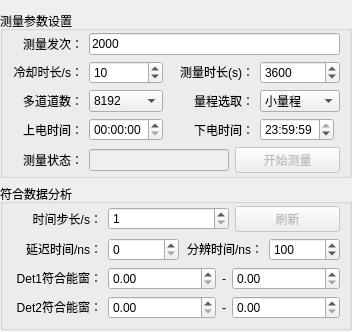
              <widget class="QWidget" name="tab_4">
               <attribute name="title">
                <string> 自动测量</string>
               </attribute>
               <layout class="QGridLayout" name="gridLayout_3">
                <property name="leftMargin">
                 <number>0</number>
                </property>
                <property name="rightMargin">
                 <number>0</number>
                </property>
                <property name="bottomMargin">
                 <number>2</number>
                </property>
                <item row="1" column="0">
                 <widget class="QGroupBox" name="groupBox_4">
                  <property name="enabled">
                   <bool>true</bool>
                  </property>
                  <property name="sizePolicy">
                   <sizepolicy hsizetype="Preferred" vsizetype="Fixed">
                    <horstretch>0</horstretch>
                    <verstretch>0</verstretch>
                   </sizepolicy>
                  </property>
                  <property name="title">
                   <string>符合数据分析</string>
                  </property>
                  <layout class="QGridLayout" name="gridLayout">
                   <property name="topMargin">
                    <number>2</number>
                   </property>
                   <property name="bottomMargin">
                    <number>2</number>
                   </property>
                   <item row="7" column="1" colspan="2">
                    <widget class="QWidget" name="widget_12" native="true">
                     <layout class="QHBoxLayout" name="horizontalLayout_2">
                      <property name="leftMargin">
                       <number>0</number>
                      </property>
                      <property name="topMargin">
                       <number>0</number>
                      </property>
                      <property name="rightMargin">
                       <number>0</number>
                      </property>
                      <property name="bottomMargin">
                       <number>0</number>
                      </property>
                      <item>
                       <widget class="QDoubleSpinBox" name="spinBox_1_leftE_2">
                        <property name="sizePolicy">
                         <sizepolicy hsizetype="Preferred" vsizetype="Fixed">
                          <horstretch>0</horstretch>
                          <verstretch>0</verstretch>
                         </sizepolicy>
                        </property>
                        <property name="maximum">
                         <double>99999.990000000005239</double>
                        </property>
                       </widget>
                      </item>
                      <item>
                       <widget class="QLabel" name="label_52">
                        <property name="sizePolicy">
                         <sizepolicy hsizetype="Fixed" vsizetype="Preferred">
                          <horstretch>0</horstretch>
                          <verstretch>0</verstretch>
                         </sizepolicy>
                        </property>
                        <property name="text">
                         <string>-</string>
                        </property>
                       </widget>
                      </item>
                      <item>
                       <widget class="QDoubleSpinBox" name="spinBox_1_rightE_2">
                        <property name="sizePolicy">
                         <sizepolicy hsizetype="Preferred" vsizetype="Fixed">
                          <horstretch>0</horstretch>
                          <verstretch>0</verstretch>
                         </sizepolicy>
                        </property>
                        <property name="maximum">
                         <double>99999.990000000005239</double>
                        </property>
                       </widget>
                      </item>
                     </layout>
                    </widget>
                   </item>
                   <item row="6" column="0" colspan="3">
                    <widget class="QWidget" name="widget_13" native="true">
                     <property name="sizePolicy">
                      <sizepolicy hsizetype="Expanding" vsizetype="Fixed">
                       <horstretch>0</horstretch>
                       <verstretch>0</verstretch>
                      </sizepolicy>
                     </property>
                     <property name="minimumSize">
                      <size>
                       <width>0</width>
                       <height>21</height>
                      </size>
                     </property>
                     <layout class="QHBoxLayout" name="horizontalLayout_11">
                      <property name="leftMargin">
                       <number>0</number>
                      </property>
                      <property name="topMargin">
                       <number>0</number>
                      </property>
                      <property name="rightMargin">
                       <number>0</number>
                      </property>
                      <property name="bottomMargin">
                       <number>0</number>
                      </property>
                      <item>
                       <widget class="QLabel" name="label">
                        <property name="sizePolicy">
                         <sizepolicy hsizetype="Fixed" vsizetype="Fixed">
                          <horstretch>0</horstretch>
                          <verstretch>0</verstretch>
                         </sizepolicy>
                        </property>
                        <property name="minimumSize">
                         <size>
                          <width>90</width>
                          <height>0</height>
                         </size>
                        </property>
                        <property name="text">
                         <string>延迟时间/ns：</string>
                        </property>
                        <property name="alignment">
                         <set>Qt::AlignRight|Qt::AlignTrailing|Qt::AlignVCenter</set>
                        </property>
                       </widget>
                      </item>
                      <item>
                       <widget class="QSpinBox" name="spinBox_delayTime_2">
                        <property name="enabled">
                         <bool>true</bool>
                        </property>
                        <property name="sizePolicy">
                         <sizepolicy hsizetype="Preferred" vsizetype="Fixed">
                          <horstretch>0</horstretch>
                          <verstretch>0</verstretch>
                         </sizepolicy>
                        </property>
                        <property name="maximumSize">
                         <size>
                          <width>80</width>
                          <height>16777215</height>
                         </size>
                        </property>
                        <property name="maximum">
                         <number>50000</number>
                        </property>
                       </widget>
                      </item>
                      <item>
                       <widget class="QLabel" name="label_45">
                        <property name="sizePolicy">
                         <sizepolicy hsizetype="Fixed" vsizetype="Fixed">
                          <horstretch>0</horstretch>
                          <verstretch>0</verstretch>
                         </sizepolicy>
                        </property>
                        <property name="minimumSize">
                         <size>
                          <width>78</width>
                          <height>0</height>
                         </size>
                        </property>
                        <property name="text">
                         <string>分辨时间/ns：</string>
                        </property>
                        <property name="alignment">
                         <set>Qt::AlignRight|Qt::AlignTrailing|Qt::AlignVCenter</set>
                        </property>
                       </widget>
                      </item>
                      <item>
                       <widget class="QSpinBox" name="spinBox_timeWidth_2">
                        <property name="sizePolicy">
                         <sizepolicy hsizetype="Preferred" vsizetype="Fixed">
                          <horstretch>0</horstretch>
                          <verstretch>0</verstretch>
                         </sizepolicy>
                        </property>
                        <property name="minimum">
                         <number>10</number>
                        </property>
                        <property name="maximum">
                         <number>10000</number>
                        </property>
                        <property name="value">
                         <number>100</number>
                        </property>
                       </widget>
                      </item>
                     </layout>
                    </widget>
                   </item>
                   <item row="9" column="0" colspan="3">
                    <widget class="QWidget" name="widget_10" native="true">
                     <layout class="QHBoxLayout" name="horizontalLayout_15">
                      <property name="leftMargin">
                       <number>0</number>
                      </property>
                      <property name="topMargin">
                       <number>0</number>
                      </property>
                      <property name="rightMargin">
                       <number>0</number>
                      </property>
                      <property name="bottomMargin">
                       <number>0</number>
                      </property>
                     </layout>
                    </widget>
                   </item>
                   <item row="0" column="0" colspan="3">
                    <widget class="QWidget" name="widget_5" native="true">
                     <property name="minimumSize">
                      <size>
                       <width>0</width>
                       <height>21</height>
                      </size>
                     </property>
                     <layout class="QHBoxLayout" name="horizontalLayout_9">
                      <property name="leftMargin">
                       <number>0</number>
                      </property>
                      <property name="topMargin">
                       <number>0</number>
                      </property>
                      <property name="rightMargin">
                       <number>0</number>
                      </property>
                      <property name="bottomMargin">
                       <number>0</number>
                      </property>
                      <item>
                       <widget class="QLabel" name="label_44">
                        <property name="sizePolicy">
                         <sizepolicy hsizetype="Fixed" vsizetype="Fixed">
                          <horstretch>0</horstretch>
                          <verstretch>0</verstretch>
                         </sizepolicy>
                        </property>
                        <property name="minimumSize">
                         <size>
                          <width>90</width>
                          <height>0</height>
                         </size>
                        </property>
                        <property name="maximumSize">
                         <size>
                          <width>90</width>
                          <height>16777215</height>
                         </size>
                        </property>
                        <property name="text">
                         <string>时间步长/s：</string>
                        </property>
                        <property name="alignment">
                         <set>Qt::AlignRight|Qt::AlignTrailing|Qt::AlignVCenter</set>
                        </property>
                       </widget>
                      </item>
                      <item>
                       <widget class="QSpinBox" name="spinBox_step_2">
                        <property name="sizePolicy">
                         <sizepolicy hsizetype="Preferred" vsizetype="Fixed">
                          <horstretch>0</horstretch>
                          <verstretch>0</verstretch>
                         </sizepolicy>
                        </property>
                        <property name="minimum">
                         <number>1</number>
                        </property>
                        <property name="maximum">
                         <number>3600</number>
                        </property>
                       </widget>
                      </item>
                      <item>
                       <widget class="QPushButton" name="pushButton_refresh_2">
                        <property name="enabled">
                         <bool>false</bool>
                        </property>
                        <property name="sizePolicy">
                         <sizepolicy hsizetype="Fixed" vsizetype="Fixed">
                          <horstretch>0</horstretch>
                          <verstretch>0</verstretch>
                         </sizepolicy>
                        </property>
                        <property name="minimumSize">
                         <size>
                          <width>105</width>
                          <height>0</height>
                         </size>
                        </property>
                        <property name="text">
                         <string>刷新</string>
                        </property>
                       </widget>
                      </item>
                     </layout>
                    </widget>
                   </item>
                   <item row="8" column="1" colspan="2">
                    <widget class="QWidget" name="widget_3" native="true">
                     <layout class="QHBoxLayout" name="horizontalLayout_3">
                      <property name="leftMargin">
                       <number>0</number>
                      </property>
                      <property name="topMargin">
                       <number>0</number>
                      </property>
                      <property name="rightMargin">
                       <number>0</number>
                      </property>
                      <property name="bottomMargin">
                       <number>0</number>
                      </property>
                      <item>
                       <widget class="QDoubleSpinBox" name="spinBox_2_leftE_2">
                        <property name="sizePolicy">
                         <sizepolicy hsizetype="Preferred" vsizetype="Fixed">
                          <horstretch>0</horstretch>
                          <verstretch>0</verstretch>
                         </sizepolicy>
                        </property>
                        <property name="maximum">
                         <double>99999.990000000005239</double>
                        </property>
                       </widget>
                      </item>
                      <item>
                       <widget class="QLabel" name="label_53">
                        <property name="sizePolicy">
                         <sizepolicy hsizetype="Fixed" vsizetype="Preferred">
                          <horstretch>0</horstretch>
                          <verstretch>0</verstretch>
                         </sizepolicy>
                        </property>
                        <property name="text">
                         <string>-</string>
                        </property>
                       </widget>
                      </item>
                      <item>
                       <widget class="QDoubleSpinBox" name="spinBox_2_rightE_2">
                        <property name="sizePolicy">
                         <sizepolicy hsizetype="Preferred" vsizetype="Fixed">
                          <horstretch>0</horstretch>
                          <verstretch>0</verstretch>
                         </sizepolicy>
                        </property>
                        <property name="maximum">
                         <double>99999.990000000005239</double>
                        </property>
                       </widget>
                      </item>
                     </layout>
                    </widget>
                   </item>
                   <item row="8" column="0">
                    <widget class="QLabel" name="label_54">
                     <property name="sizePolicy">
                      <sizepolicy hsizetype="Fixed" vsizetype="Fixed">
                       <horstretch>0</horstretch>
                       <verstretch>0</verstretch>
                      </sizepolicy>
                     </property>
                     <property name="minimumSize">
                      <size>
                       <width>90</width>
                       <height>0</height>
                      </size>
                     </property>
                     <property name="maximumSize">
                      <size>
                       <width>90</width>
                       <height>16777215</height>
                      </size>
                     </property>
                     <property name="text">
                      <string>Det2符合能窗：</string>
                     </property>
                     <property name="alignment">
                      <set>Qt::AlignRight|Qt::AlignTrailing|Qt::AlignVCenter</set>
                     </property>
                    </widget>
                   </item>
                   <item row="7" column="0">
                    <widget class="QLabel" name="label_51">
                     <property name="sizePolicy">
                      <sizepolicy hsizetype="Fixed" vsizetype="Fixed">
                       <horstretch>0</horstretch>
                       <verstretch>0</verstretch>
                      </sizepolicy>
                     </property>
                     <property name="minimumSize">
                      <size>
                       <width>90</width>
                       <height>0</height>
                      </size>
                     </property>
                     <property name="maximumSize">
                      <size>
                       <width>90</width>
                       <height>16777215</height>
                      </size>
                     </property>
                     <property name="text">
                      <string>Det1符合能窗：</string>
                     </property>
                     <property name="alignment">
                      <set>Qt::AlignRight|Qt::AlignTrailing|Qt::AlignVCenter</set>
                     </property>
                    </widget>
                   </item>
                  </layout>
                 </widget>
                </item>
                <item row="0" column="0">
                 <widget class="QGroupBox" name="groupBox_6">
                  <property name="sizePolicy">
                   <sizepolicy hsizetype="Preferred" vsizetype="Preferred">
                    <horstretch>0</horstretch>
                    <verstretch>0</verstretch>
                   </sizepolicy>
                  </property>
                  <property name="title">
                   <string>测量参数设置</string>
                  </property>
                  <layout class="QGridLayout" name="gridLayout_8">
                   <property name="leftMargin">
                    <number>0</number>
                   </property>
                   <property name="topMargin">
                    <number>2</number>
                   </property>
                   <property name="rightMargin">
                    <number>9</number>
                   </property>
                   <property name="bottomMargin">
                    <number>2</number>
                   </property>
                   <item row="0" column="1" colspan="4">
                    <widget class="QLineEdit" name="lineEdit_ShotNum_2">
                     <property name="text">
                      <string>2000</string>
                     </property>
                    </widget>
                   </item>
                   <item row="1" column="0">
                    <widget class="QLabel" name="label_43">
                     <property name="sizePolicy">
                      <sizepolicy hsizetype="Fixed" vsizetype="Fixed">
                       <horstretch>0</horstretch>
                       <verstretch>0</verstretch>
                      </sizepolicy>
                     </property>
                     <property name="minimumSize">
                      <size>
                       <width>80</width>
                       <height>0</height>
                      </size>
                     </property>
                     <property name="text">
                      <string>冷却时长/s：</string>
                     </property>
                     <property name="alignment">
                      <set>Qt::AlignRight|Qt::AlignTrailing|Qt::AlignVCenter</set>
                     </property>
                    </widget>
                   </item>
                   <item row="1" column="2">
                    <widget class="QLabel" name="label_49">
                     <property name="sizePolicy">
                      <sizepolicy hsizetype="Fixed" vsizetype="Fixed">
                       <horstretch>0</horstretch>
                       <verstretch>0</verstretch>
                      </sizepolicy>
                     </property>
                     <property name="minimumSize">
                      <size>
                       <width>85</width>
                       <height>0</height>
                      </size>
                     </property>
                     <property name="text">
                      <string>测量时长(s)：</string>
                     </property>
                     <property name="alignment">
                      <set>Qt::AlignRight|Qt::AlignTrailing|Qt::AlignVCenter</set>
                     </property>
                    </widget>
                   </item>
                   <item row="1" column="3" colspan="2">
                    <widget class="QSpinBox" name="spinBox_timelength_2">
                     <property name="sizePolicy">
                      <sizepolicy hsizetype="Preferred" vsizetype="Fixed">
                       <horstretch>0</horstretch>
                       <verstretch>0</verstretch>
                      </sizepolicy>
                     </property>
                     <property name="minimumSize">
                      <size>
                       <width>70</width>
                       <height>0</height>
                      </size>
                     </property>
                     <property name="minimum">
                      <number>1</number>
                     </property>
                     <property name="maximum">
                      <number>864000</number>
                     </property>
                     <property name="value">
                      <number>3600</number>
                     </property>
                    </widget>
                   </item>
                   <item row="3" column="1">
                    <widget class="QComboBox" name="comboBox_channel2">
                     <property name="enabled">
                      <bool>true</bool>
                     </property>
                     <property name="minimumSize">
                      <size>
                       <width>60</width>
                       <height>0</height>
                      </size>
                     </property>
                     <item>
                      <property name="text">
                       <string>8192</string>
                      </property>
                     </item>
                     <item>
                      <property name="text">
                       <string>1024</string>
                      </property>
                     </item>
                     <item>
                      <property name="text">
                       <string>2048</string>
                      </property>
                     </item>
                     <item>
                      <property name="text">
                       <string>4096</string>
                      </property>
                     </item>
                    </widget>
                   </item>
                   <item row="1" column="1">
                    <widget class="QSpinBox" name="spinBox_coolingTime_2">
                     <property name="sizePolicy">
                      <sizepolicy hsizetype="Preferred" vsizetype="Fixed">
                       <horstretch>0</horstretch>
                       <verstretch>0</verstretch>
                      </sizepolicy>
                     </property>
                     <property name="minimumSize">
                      <size>
                       <width>60</width>
                       <height>0</height>
                      </size>
                     </property>
                     <property name="maximum">
                      <number>10000000</number>
                     </property>
                     <property name="singleStep">
                      <number>10</number>
                     </property>
                     <property name="value">
                      <number>10</number>
                     </property>
                    </widget>
                   </item>
                   <item row="3" column="2">
                    <widget class="QLabel" name="label_46">
                     <property name="sizePolicy">
                      <sizepolicy hsizetype="Fixed" vsizetype="Fixed">
                       <horstretch>0</horstretch>
                       <verstretch>0</verstretch>
                      </sizepolicy>
                     </property>
                     <property name="minimumSize">
                      <size>
                       <width>85</width>
                       <height>0</height>
                      </size>
                     </property>
                     <property name="text">
                      <string>量程选取：</string>
                     </property>
                     <property name="alignment">
                      <set>Qt::AlignRight|Qt::AlignTrailing|Qt::AlignVCenter</set>
                     </property>
                    </widget>
                   </item>
                   <item row="3" column="3" colspan="2">
                    <widget class="QComboBox" name="comboBox_range_2">
                     <property name="minimumSize">
                      <size>
                       <width>70</width>
                       <height>0</height>
                      </size>
                     </property>
                     <item>
                      <property name="text">
                       <string>小量程</string>
                      </property>
                     </item>
                     <item>
                      <property name="text">
                       <string>中量程</string>
                      </property>
                     </item>
                     <item>
                      <property name="text">
                       <string>大量程</string>
                      </property>
                     </item>
                    </widget>
                   </item>
                   <item row="0" column="0">
                    <widget class="QLabel" name="label_10">
                     <property name="text">
                      <string>测量发次：</string>
                     </property>
                     <property name="alignment">
                      <set>Qt::AlignRight|Qt::AlignTrailing|Qt::AlignVCenter</set>
                     </property>
                    </widget>
                   </item>
                   <item row="3" column="0">
                    <widget class="QLabel" name="label_4">
                     <property name="sizePolicy">
                      <sizepolicy hsizetype="Fixed" vsizetype="Fixed">
                       <horstretch>0</horstretch>
                       <verstretch>0</verstretch>
                      </sizepolicy>
                     </property>
                     <property name="minimumSize">
                      <size>
                       <width>80</width>
                       <height>0</height>
                      </size>
                     </property>
                     <property name="text">
                      <string>多道道数：</string>
                     </property>
                     <property name="alignment">
                      <set>Qt::AlignRight|Qt::AlignTrailing|Qt::AlignVCenter</set>
                     </property>
                    </widget>
                   </item>
                   <item row="5" column="0" colspan="5">
                    <widget class="QWidget" name="widget_15" native="true">
                     <property name="sizePolicy">
                      <sizepolicy hsizetype="Expanding" vsizetype="Fixed">
                       <horstretch>0</horstretch>
                       <verstretch>0</verstretch>
                      </sizepolicy>
                     </property>
                     <property name="minimumSize">
                      <size>
                       <width>0</width>
                       <height>21</height>
                      </size>
                     </property>
                     <layout class="QHBoxLayout" name="horizontalLayout_17">
                      <property name="leftMargin">
                       <number>0</number>
                      </property>
                      <property name="topMargin">
                       <number>0</number>
                      </property>
                      <property name="rightMargin">
                       <number>0</number>
                      </property>
                      <property name="bottomMargin">
                       <number>0</number>
                      </property>
                      <item>
                       <widget class="QLabel" name="label_5">
                        <property name="sizePolicy">
                         <sizepolicy hsizetype="Fixed" vsizetype="Fixed">
                          <horstretch>0</horstretch>
                          <verstretch>0</verstretch>
                         </sizepolicy>
                        </property>
                        <property name="minimumSize">
                         <size>
                          <width>80</width>
                          <height>0</height>
                         </size>
                        </property>
                        <property name="text">
                         <string>测量状态：</string>
                        </property>
                        <property name="alignment">
                         <set>Qt::AlignRight|Qt::AlignTrailing|Qt::AlignVCenter</set>
                        </property>
                       </widget>
                      </item>
                      <item>
                       <widget class="QLineEdit" name="lineEdit_autoStatus">
                        <property name="enabled">
                         <bool>false</bool>
                        </property>
                        <property name="minimumSize">
                         <size>
                          <width>100</width>
                          <height>0</height>
                         </size>
                        </property>
                       </widget>
                      </item>
                      <item>
                       <widget class="QPushButton" name="pushButton_measure_2">
                        <property name="enabled">
                         <bool>false</bool>
                        </property>
                        <property name="minimumSize">
                         <size>
                          <width>105</width>
                          <height>0</height>
                         </size>
                        </property>
                        <property name="text">
                         <string>开始测量</string>
                        </property>
                       </widget>
                      </item>
                     </layout>
                    </widget>
                   </item>
                   <item row="4" column="0">
                    <widget class="QLabel" name="label_7">
                     <property name="text">
                      <string>上电时间：</string>
                     </property>
                     <property name="alignment">
                      <set>Qt::AlignRight|Qt::AlignTrailing|Qt::AlignVCenter</set>
                     </property>
                    </widget>
                   </item>
                   <item row="4" column="1">
                    <widget class="QTimeEdit" name="timeEdit_powerOn">
                     <property name="displayFormat">
                      <string>HH:mm:ss</string>
                     </property>
                    </widget>
                   </item>
                   <item row="4" column="2">
                    <widget class="QLabel" name="label_12">
                     <property name="text">
                      <string>下电时间：</string>
                     </property>
                     <property name="alignment">
                      <set>Qt::AlignRight|Qt::AlignTrailing|Qt::AlignVCenter</set>
                     </property>
                    </widget>
                   </item>
                   <item row="4" column="3">
                    <widget class="QTimeEdit" name="timeEdit_powerOff">
                     <property name="dateTime">
                      <datetime>
                       <hour>23</hour>
                       <minute>59</minute>
                       <second>59</second>
                       <year>2000</year>
                       <month>1</month>
                       <day>1</day>
                      </datetime>
                     </property>
                     <property name="displayFormat">
                      <string>HH:mm:ss</string>
                     </property>
                     <property name="time">
                      <time>
                       <hour>23</hour>
                       <minute>59</minute>
                       <second>59</second>
                      </time>
                     </property>
                    </widget>
                   </item>
                  </layout>
                 </widget>
                </item>
               </layout>
              </widget>
